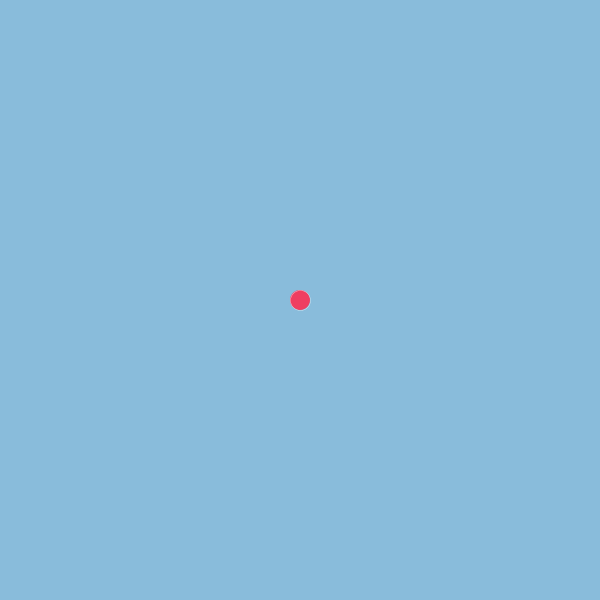
Frame 1 (no input)
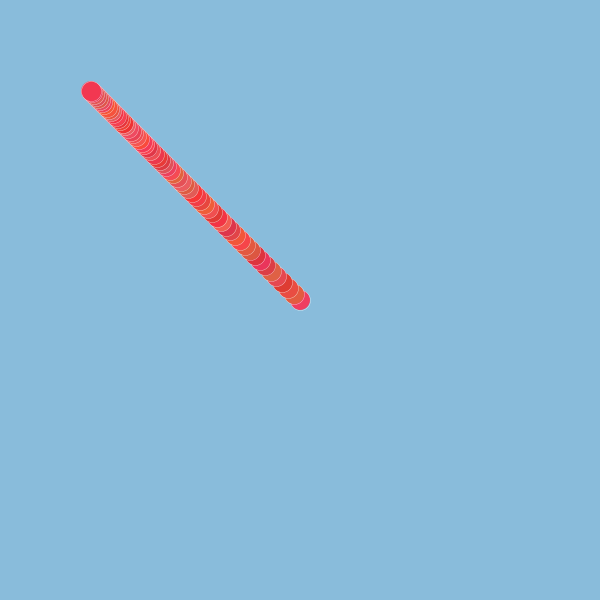
Frame 60 (the mouse pressed at the canvas centre just before this capture)
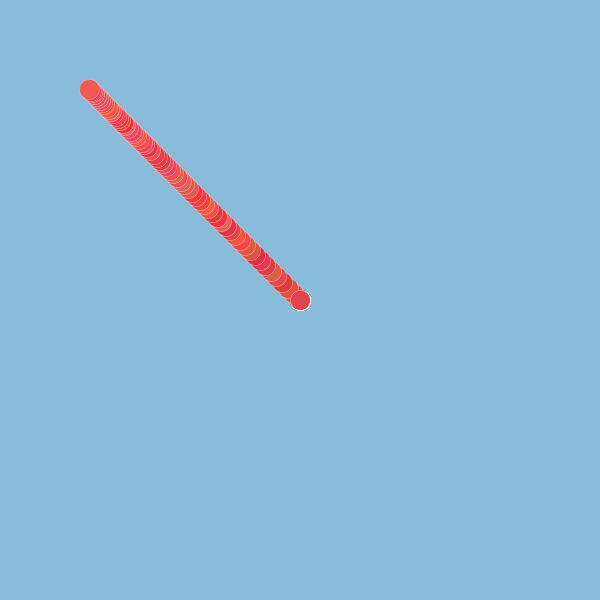
Frame 120 (the mouse held since frame 60 and released just before this capture)

The Processing sketch that drew these frames (run headless with seeded random() and noise(); from frame 60 on, the mouse is pressed at the canvas centre):

// Processing sketch: processing_133094
// ── processing_133094.pde

float x=300;
float y=300;
float a=0;
float b=0;
void setup(){
size(600,600);
background(137,188,219);
}
  
void draw(){ 
 
if(mouseX<x){
a=map(mouseX,0,x,x,0);
}
if(mouseX>x){
a=map(mouseX,x,600,0,x);
}
if(mouseY<y){
  b=map(mouseY,0,y,y,0);
}
if(mouseY>y){
  b=map(mouseY,y,600, 0,y);
}
stroke(255);
strokeWeight(0.3);
fill(random(220,250),random(50,100),random(50,100));
ellipse(x,y,20,20);
if(mouseX<x){
x=x-(a/50);
}
if(mouseX>x){
x=x+(a/50);
}
if(mouseY<y){
y=y-(b/50);
}
if(mouseY>y){
y=y+(b/50);
}
if(x<10 || x>590 || y<10 || y>590){
x=300;
y=300;
}
if(mousePressed){
x=mouseX;
y=mouseY;
}
}
